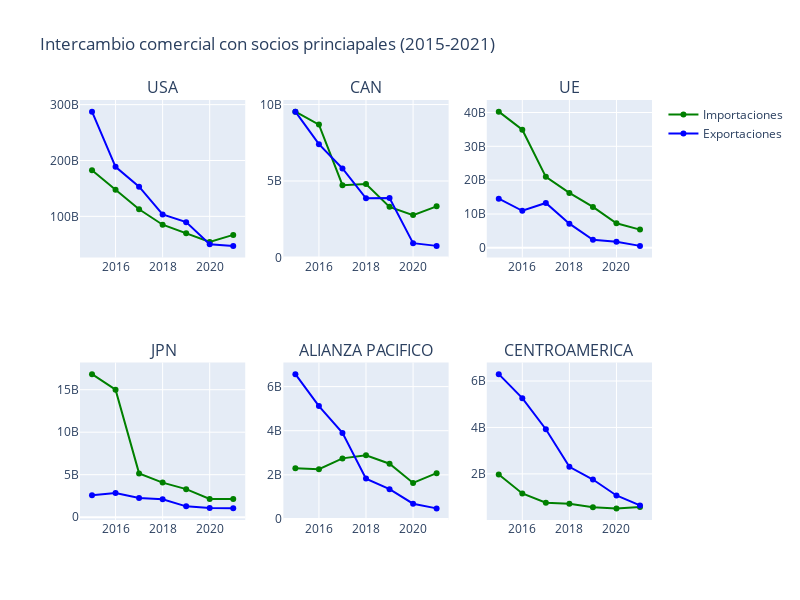

The code cell stored with this chart in its notebook:
### Code cell
c = Data('world_trade_',reporting_country='484',year=[i for i in range(2015,2022)])
c.ITrade_pricnipalesSocios()

### Figure 1 — Plotly figure (JSON) as saved in the notebook; plotly's stock layout.template omitted (floating-point values rounded to 4 significant figures)
{"data": [{"line": {"color": "green"}, "name": "Importaciones", "type": "scatter", "x": [2015, 2016, 2017, 2018, 2019, 2020, 2021], "xaxis": "x", "y": [182561030513, 147425462160, 112602196575, 85002973810, 69667982254, 54265406457, 66796384405], "yaxis": "y"}, {"line": {"color": "blue"}, "name": "Exportaciones", "type": "scatter", "x": [2015, 2016, 2017, 2018, 2019, 2020, 2021], "xaxis": "x", "y": [287490670251, 188665525067, 153153569788, 103524539002, 89631626566, 49994477516, 47135479224], "yaxis": "y"}, {"line": {"color": "green"}, "name": "Importaciones", "showlegend": false, "type": "scatter", "x": [2015, 2016, 2017, 2018, 2019, 2020, 2021], "xaxis": "x2", "y": [9536758950, 8688106146, 4723969685, 4805174882, 3310711241, 2770255054, 3344243062], "yaxis": "y2"}, {"line": {"color": "blue"}, "name": "Exportaciones", "showlegend": false, "type": "scatter", "x": [2015, 2016, 2017, 2018, 2019, 2020, 2021], "xaxis": "x2", "y": [9535770672, 7408496712, 5820205787, 3870866767, 3889646567, 934433619, 759106422], "yaxis": "y2"}, {"line": {"color": "green"}, "name": "Importaciones", "showlegend": false, "type": "scatter", "x": [2015, 2016, 2017, 2018, 2019, 2020, 2021], "xaxis": "x3", "y": [40255630954, 34902443051, 20980600980, 16220972920, 12083819189, 7244850796, 5383845549], "yaxis": "y3"}, {"line": {"color": "blue"}, "name": "Exportaciones", "showlegend": false, "type": "scatter", "x": [2015, 2016, 2017, 2018, 2019, 2020, 2021], "xaxis": "x3", "y": [14532587977, 10953268269, 13259245957, 7151688962, 2352459131, 1785114905, 577810067], "yaxis": "y3"}, {"line": {"color": "green"}, "name": "Importaciones", "showlegend": false, "type": "scatter", "x": [2015, 2016, 2017, 2018, 2019, 2020, 2021], "xaxis": "x4", "y": [16834856573, 15002315805, 5152406562, 4066654855, 3296395570, 2147233012, 2151122420], "yaxis": "y4"}, {"line": {"color": "blue"}, "name": "Exportaciones", "showlegend": false, "type": "scatter", "x": [2015, 2016, 2017, 2018, 2019, 2020, 2021], "xaxis": "x4", "y": [2582947251, 2850985291, 2257473624, 2109729587, 1269281084, 1078791455, 1033667191], "yaxis": "y4"}, {"line": {"color": "green"}, "name": "Importaciones", "showlegend": false, "type": "scatter", "x": [2015, 2016, 2017, 2018, 2019, 2020, 2021], "xaxis": "x5", "y": [2302352872, 2257079180, 2745509491, 2889360785, 2503956111, 1632078570, 2077107937], "yaxis": "y5"}, {"line": {"color": "blue"}, "name": "Exportaciones", "showlegend": false, "type": "scatter", "x": [2015, 2016, 2017, 2018, 2019, 2020, 2021], "xaxis": "x5", "y": [6564920876, 5116408461, 3901756174, 1828564250, 1349465025, 690310658, 479349499], "yaxis": "y5"}, {"line": {"color": "green"}, "name": "Importaciones", "showlegend": false, "type": "scatter", "x": [2015, 2016, 2017, 2018, 2019, 2020, 2021], "xaxis": "x6", "y": [1975678142, 1157550378, 757630548, 716730321, 564589993, 513727078, 569952317], "yaxis": "y6"}, {"line": {"color": "blue"}, "name": "Exportaciones", "showlegend": false, "type": "scatter", "x": [2015, 2016, 2017, 2018, 2019, 2020, 2021], "xaxis": "x6", "y": [6297816832, 5261881499, 3924699650, 2303611229, 1756895610, 1069060636, 641675581], "yaxis": "y6"}], "layout": {"annotations": [{"font": {"size": 16}, "showarrow": false, "text": "USA", "x": 0.1444, "xanchor": "center", "xref": "paper", "y": 1, "yanchor": "bottom", "yref": "paper"}, {"font": {"size": 16}, "showarrow": false, "text": "CAN", "x": 0.5, "xanchor": "center", "xref": "paper", "y": 1, "yanchor": "bottom", "yref": "paper"}, {"font": {"size": 16}, "showarrow": false, "text": "UE", "x": 0.8556, "xanchor": "center", "xref": "paper", "y": 1, "yanchor": "bottom", "yref": "paper"}, {"font": {"size": 16}, "showarrow": false, "text": "JPN", "x": 0.1444, "xanchor": "center", "xref": "paper", "y": 0.375, "yanchor": "bottom", "yref": "paper"}, {"font": {"size": 16}, "showarrow": false, "text": "ALIANZA PACIFICO", "x": 0.5, "xanchor": "center", "xref": "paper", "y": 0.375, "yanchor": "bottom", "yref": "paper"}, {"font": {"size": 16}, "showarrow": false, "text": "CENTROAMERICA", "x": 0.8556, "xanchor": "center", "xref": "paper", "y": 0.375, "yanchor": "bottom", "yref": "paper"}], "height": 600, "title": {"text": "Intercambio comercial con socios princiapales (2015-2021)"}, "width": 800, "xaxis": {"anchor": "y", "domain": [0, 0.2889]}, "xaxis2": {"anchor": "y2", "domain": [0.3556, 0.6444]}, "xaxis3": {"anchor": "y3", "domain": [0.7111, 1]}, "xaxis4": {"anchor": "y4", "domain": [0, 0.2889]}, "xaxis5": {"anchor": "y5", "domain": [0.3556, 0.6444]}, "xaxis6": {"anchor": "y6", "domain": [0.7111, 1]}, "yaxis": {"anchor": "x", "domain": [0.625, 1]}, "yaxis2": {"anchor": "x2", "domain": [0.625, 1]}, "yaxis3": {"anchor": "x3", "domain": [0.625, 1]}, "yaxis4": {"anchor": "x4", "domain": [0, 0.375]}, "yaxis5": {"anchor": "x5", "domain": [0, 0.375]}, "yaxis6": {"anchor": "x6", "domain": [0, 0.375]}}}
